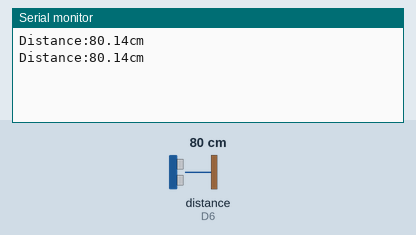
Recording of a sketch running on a simulated ESP8266 (NodeMCU). Parts: the last lines printed to the serial monitor. Wiring (inferred from the names in the program): ultrasonic range finder: trigger D5; echo D6. Inputs (shaded band) come from the test bench; at power-on: distance to the obstacle (sensor on D6) 80 cm. The echo pulse lasts 58.3 µs per cm.

Above: at 3.8 s.
3.9 s: distance to the obstacle (sensor on D6) set to 2 cm
At 7.2 s:
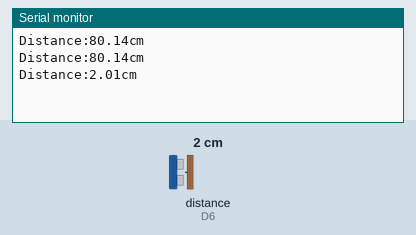
7.8 s: distance to the obstacle (sensor on D6) set to 4 cm
At 9.5 s:
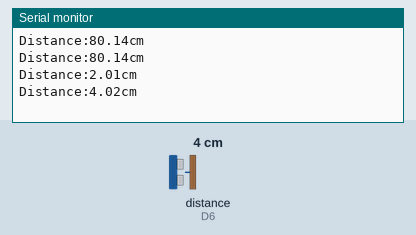
Timing chart, 0 to 11.0 s (numbered marks = the images above; inputs shaded):
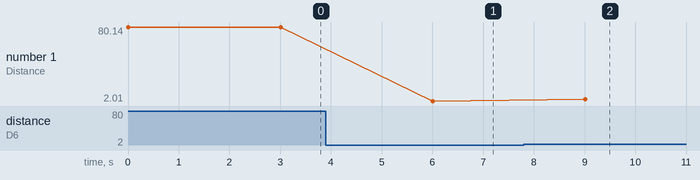

The sketch:

demoEsp8266.ino
```cpp
const int triggerPin = D5; // Trigger Pin
const int echoPin = D6;   // Echo Pin

void setup() {
  // put your setup code here, to run once:
  Serial.begin(9600);
  pinMode(triggerPin, OUTPUT);
  pinMode(echoPin, INPUT);
}

int maximumRange = 400; // Maximum range needed adalah 4 meter
int minimumRange = 2; // Minimum range needed adalah 2 cm
float duration, distance; // Duration used to calculate distance

void loop() {
  //trigger pulsa ultrasonic
  digitalWrite(triggerPin, LOW);
  delayMicroseconds(2);
  digitalWrite(triggerPin, HIGH); //mengirim sinyal high selama 10 mikro detik ke pin Trigger
  delayMicroseconds(10);
  digitalWrite(triggerPin, LOW); //hentikan sinyal ke pin Trigger

  //baca durasi pantulan ultrasonic
  duration = pulseIn(echoPin, HIGH); //baca durasi dari pin Echo (durasi dalam mikro detik)

  //hitung jarak dalam cm, lihat formulasi untuk centimeter
  distance = duration/58.2;

  if (distance >= maximumRange || distance <= minimumRange){
    Serial.println("HC-SR 04 sensor out of measurement range");
  }
  else {
    Serial.print("Distance:");
    Serial.print(distance);
    Serial.println("cm");
  }
  delay(3000); //jarak antar pengukuran diatas 60 ms, mencegah bercampurnya sinyal trigger dan echo
}
```

Measured:
- after the input at 3.9 s, the serial monitor: prints a new line after 2.1 s (image 1)
- after the input at 7.8 s, the serial monitor: prints a new line after 1.2 s (image 2)
- plotted number 1: 80.14 → 2.01 after the input at 3.9 s, 2.01 → 4.02 after the input at 7.8 s
